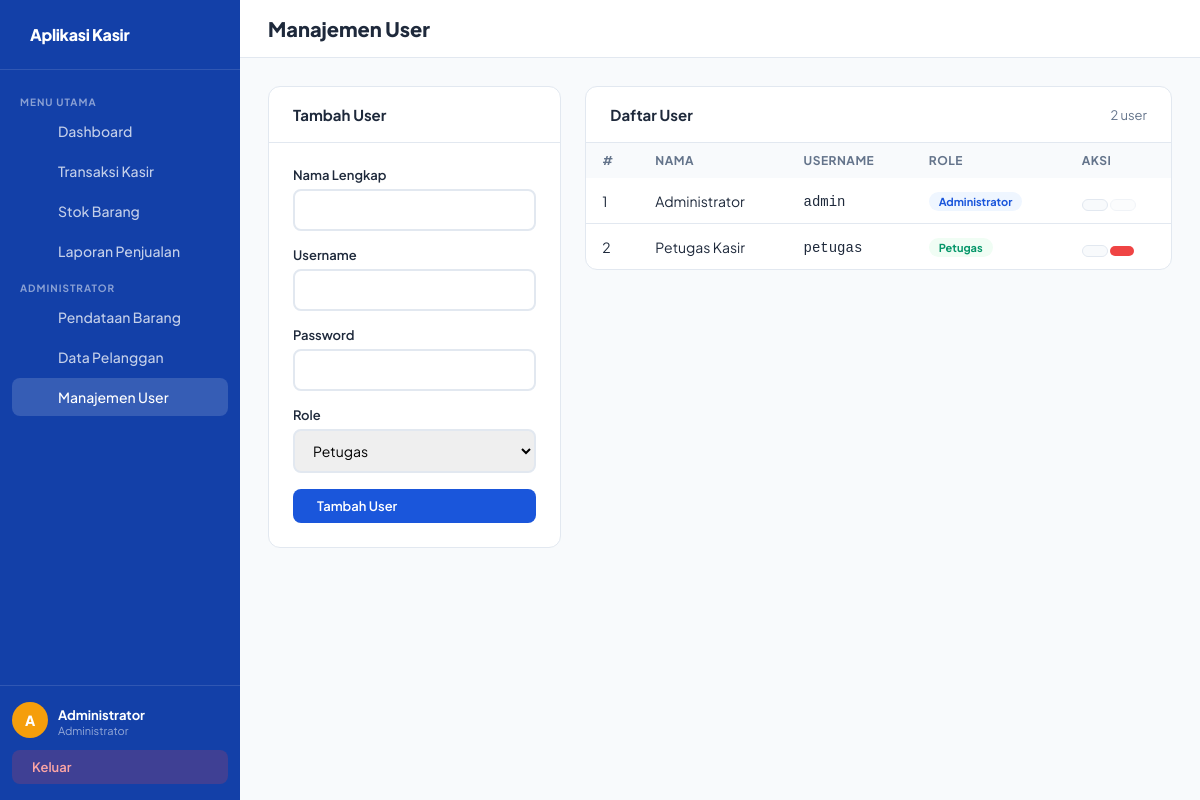
/pages/registrasi.php (signed in), run on the app's committed database.
### tables this page shows
CREATE TABLE `users` (
  `UserID` int NOT NULL,
  `NamaUser` varchar(100) NOT NULL,
  `Username` varchar(50) NOT NULL,
  `Password` varchar(255) NOT NULL,
  `Role` enum('administrator','petugas') NOT NULL DEFAULT 'petugas',
  `CreatedAt` timestamp NULL DEFAULT CURRENT_TIMESTAMP
);

### config/database.php (called while the page is built, shortened)
<?php
class Database {
    private static $instance = null;
    private $conn;
    private function __construct() {
        $this->conn = new mysqli(DB_HOST, DB_USER, DB_PASS, DB_NAME);
        $this->conn->set_charset("utf8mb4");
    }
    public static function getInstance(): Database {
        if (!self::$instance) {
            self::$instance = new Database();
        }
        return self::$instance;
    }
    public function getConn(): mysqli {
        return $this->conn;
    }
}

### classes/Auth.php (called while the page is built, shortened)
<?php
require_once __DIR__ . '/../config/database.php';
class Auth {
    private $conn;
    public function __construct() {
        $this->conn = Database::getInstance()->getConn();
    }
    public function getAll(): array {
        return $this->conn->query("SELECT * FROM users ORDER BY Role, NamaUser")->fetch_all(MYSQLI_ASSOC);
    }
}

### pages/registrasi.php (the view, shortened to what this page needs)
<?php
require_once '../classes/Auth.php';
$auth = new Auth();
$edit = null;
$users = $auth->getAll();
include '../includes/header.php';
?>
<div class="topbar"><h1><i class="ph-bold ph-user-plus"></i> Manajemen User</h1></div>
<div class="content">
<div style="display:grid;grid-template-columns:1fr 2fr;gap:24px;align-items:start">
  <div class="card">
    <div class="card-header"><h2><?= $edit ? '<i class="ph-bold ph-pencil-simple"></i> Edit User' : '<i class="ph-bold ph-plus"></i> Tambah User' ?></h2></div>
    <div class="card-body">
    <form method="POST">
      <div class="form-group">
        <label>Nama Lengkap</label>
        <input type="text" name="nama" class="form-control" required
               value="<?= htmlspecialchars($edit['NamaUser'] ?? '') ?>">
      </div>
      <div class="form-group">
        <label>Username</label>
        <input type="text" name="username" class="form-control" required
               value="<?= htmlspecialchars($edit['Username'] ?? '') ?>">
      </div>
      <div class="form-group">
        <label>Password <?= $edit ? '<small style="color:var(--muted);font-weight:normal;font-size:11px">(Kosongkan jika tidak diubah)</small>' : '' ?></label>
        <input type="password" name="password" class="form-control" <?= $edit ? '' : 'required minlength="6"' ?>>
      </div>
      <div class="form-group">
        <label>Role</label>
        <select name="role" class="form-control">
          <option value="petugas" <?= ($edit && $edit['Role'] === 'petugas') ? 'selected' : '' ?>>Petugas</option>
        </select>
      </div>
      <?php if ($edit): ?>
        <button name="update" class="btn btn-primary" style="width:100%"><i class="ph-bold ph-floppy-disk"></i> Update User</button>
        <a href="registrasi.php" class="btn btn-secondary" style="width:100%;margin-top:8px;text-align:center;display:block">Batal</a>
      <?php else: ?>
        <button name="simpan" class="btn btn-primary" style="width:100%"><i class="ph-bold ph-plus"></i> Tambah User</button>
      <?php endif; ?>
    </form>
    </div>
  </div>
  <div class="card">
    <div class="card-header"><h2>Daftar User</h2>
      <span style="font-size:13px;color:var(--muted)"><?= count($users) ?> user</span>
    </div>
    <table>
      <thead><tr><th>#</th><th>Nama</th><th>Username</th><th>Role</th><th>Aksi</th></tr></thead>
      <tbody>
      <?php foreach ($users as $i => $u): ?>
        <tr>
          <td><?= $i+1 ?></td>
          <td><?= htmlspecialchars($u['NamaUser']) ?></td>
          <td><code><?= htmlspecialchars($u['Username']) ?></code></td>
          <td><span class="badge <?= $u['Role']==='administrator'?'badge-blue':'badge-green' ?>">
            <?= ucfirst($u['Role']) ?>
          </span></td>
          <td>
            <a href="?edit=<?= $u['UserID'] ?>" class="btn btn-secondary btn-sm"><i class="ph-bold ph-pencil-simple"></i></a>
            <?php if ($u['UserID'] != $_SESSION['user_id']): ?>
              <a href="?hapus=<?= $u['UserID'] ?>" class="btn btn-danger btn-sm"
                 onclick="return confirm('Hapus user ini?')"><i class="ph-bold ph-trash"></i></a>
            <?php else: ?>
              <button disabled class="btn btn-secondary btn-sm" style="opacity:0.5;cursor:not-allowed" title="Anda tidak bisa menghapus akun sendiri"><i class="ph-bold ph-trash"></i></button>
            <?php endif; ?>
          </td>
        </tr>
      <?php endforeach; ?>
      </tbody>
    </table>
  </div>
</div>
</div>
<?php include '../includes/footer.php'; ?>

### includes/header.php (style rules this page uses)
*, *::before, *::after { box-sizing: border-box; margin: 0; padding: 0; }
:root { --brand: #1a56db; --brand-dark: #1340a8; --brand-light: #eff6ff; --accent: #f59e0b; --bg: #f8fafc; --white: #fff; --text: #1e293b; --muted: #64748b; --border: #e2e8f0; --danger: #ef4444; --success: #10b981; --warning: #f59e0b; --sidebar-w: 240px; --radius: 12px; }
body { font-family: 'Plus Jakarta Sans', sans-serif; background: var(--bg); color: var(--text); display: flex; min-height: 100vh; }
.topbar { background: var(--white); border-bottom: 1px solid var(--border); padding: 16px 28px; display: flex; align-items: center; justify-content: space-between; }
.topbar h1 { font-size: 20px; font-weight: 800; }
.content { padding: 28px; flex: 1; }
.card { background: var(--white); border-radius: var(--radius); border: 1px solid var(--border); overflow: hidden; }
.card-header { padding: 18px 24px; border-bottom: 1px solid var(--border); display: flex; align-items: center; justify-content: space-between; }
.card-header h2 { font-size: 15px; font-weight: 700; }
.card-body { padding: 24px; }
table { width: 100%; border-collapse: collapse; font-size: 14px; }
th { background: var(--bg); padding: 10px 16px; text-align: left; font-size: 12px; font-weight: 700; color: var(--muted); text-transform: uppercase; letter-spacing: .5px; }
td { padding: 12px 16px; border-bottom: 1px solid var(--border); vertical-align: middle; }
tr:last-child td { border-bottom: none; }
.badge { display: inline-block; padding: 3px 10px; border-radius: 99px; font-size: 11px; font-weight: 700; }
.badge-blue { background: var(--brand-light); color: var(--brand); }
.badge-green { background: #f0fdf4; color: #059669; }
.btn { display: inline-flex; align-items: center; gap: 6px; padding: 9px 18px; border-radius: 8px; font-family: inherit; font-size: 13px; font-weight: 600; cursor: pointer; border: none; text-decoration: none; transition: all .15s; }
.btn-primary { background: var(--brand); color: #fff; }
.btn-danger { background: var(--danger); color: #fff; }
.btn-secondary { background: var(--bg); color: var(--text); border: 1px solid var(--border); }
.btn-sm { padding: 5px 12px; font-size: 12px; border-radius: 6px; }
.form-group { margin-bottom: 16px; }
.form-group label { display: block; font-size: 13px; font-weight: 600; margin-bottom: 6px; }
.form-control { width: 100%; padding: 10px 14px; border: 2px solid var(--border); border-radius: 8px; font-family: inherit; font-size: 14px; outline: none; transition: border .2s; }

### data on the page
users: NamaUser "Administrator", Username "admin", Role "Administrator"
users: NamaUser "Petugas Kasir", Username "petugas", Role "Petugas"

### other printed values
substr($nama,0,1) "A"
$nama "Administrator"
$role "Administrator"
count($users) "2"
